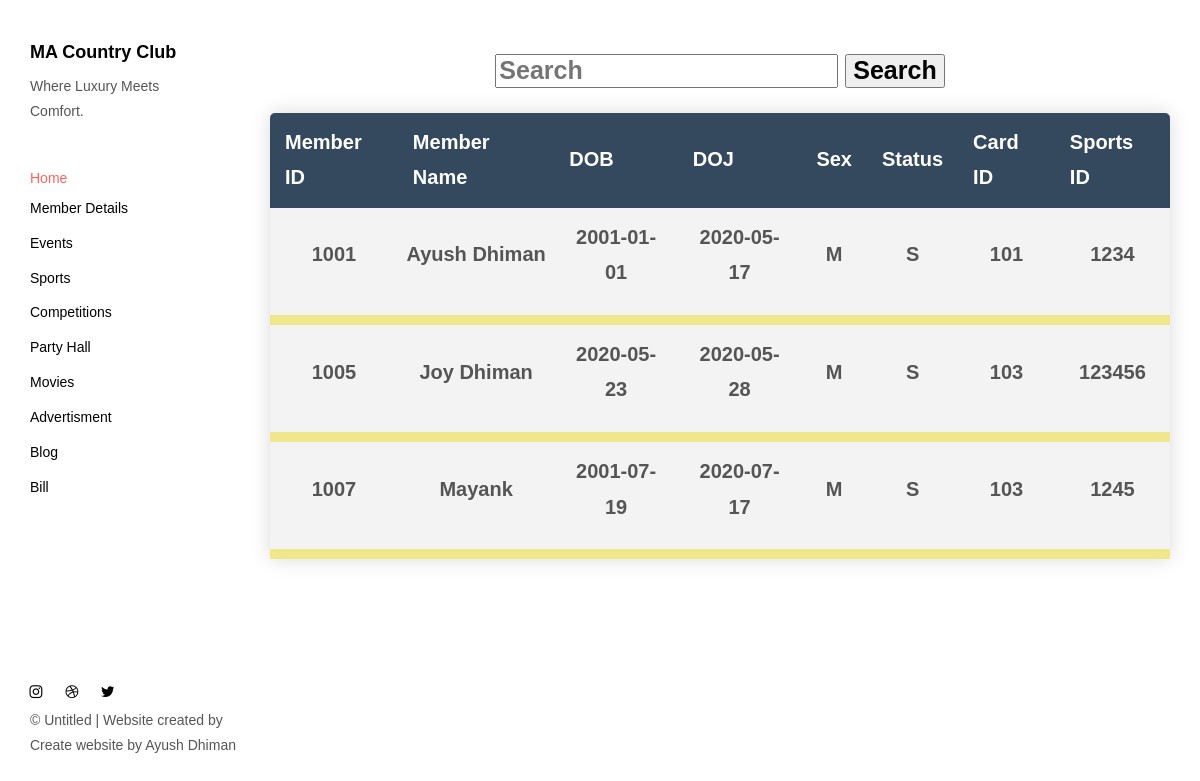
/AppBody/AppBody/memberdetails.php, run on the app's committed database.
### tables this page shows
CREATE TABLE `member` (
  `MemberName` varchar(50) NOT NULL,
  `dob` date NOT NULL,
  `doj` date NOT NULL,
  `MemberID` int(10) NOT NULL,
  `Sex` char(1) NOT NULL,
  `Status` char(2) NOT NULL,
  `CardID` int(10) NOT NULL,
  `sportsID` int(50) DEFAULT NULL,
  `Image` blob DEFAULT NULL
);

### AppBody/AppBody/memberdetails.php (the view, shortened to what this page needs)
<!DOCTYPE html>
<html lang="en">
<head>
<link href="./main.82cfd66e.css" rel="stylesheet"></head>
<body>
<header class="">
  <nav class="sidebar">
    <div class="navbar-collapse" id="navbar-collapse">
      <div class="site-header hidden-xs">
          <a class="site-brand" href="./index.html" title="">
            MA Country Club
          </a>
        <p>Where Luxury Meets Comfort.</p>
      </div>
      <ul class="nav">
        <a href="../admin.php" title="">Home</a></li>
        <li><a href="./memberdetails.php" title="">Member Details</a></li>
        <li><a href="./events.php" title="">Events</a></li>
        <li><a href="./sports.php" title="">Sports</a></li>
        <li><a href="./competitions.php" title="">Competitions</a></li>
        <li><a href="./partyhall.php" title="">Party Hall</a></li>
        <li><a href="./movies.php" title="">Movies</a></li>
        <li><a href="./advertisment.php" title="">Advertisment</a></li>
        <li><a href="./blog.php" title="">Blog</a></li>
        <li><a href="./monthbill.php" title="">Bill</a></li>
      </ul>
      <nav class="nav-footer">
        <p class="nav-footer-social-buttons">
          <a class="fa-icon" href="https://www.instagram.com/ayush.dhiman_" title="">
            <i class="fa fa-instagram"></i>
          </a>
          <a class="fa-icon" href="https://dribbble.com/" title="">
            <i class="fa fa-dribbble"></i>
          </a>
          <a class="fa-icon" href="https://twitter.com/" title="">
            <i class="fa fa-twitter"></i>
          </a>
        </p>
        <p>© Untitled | Website created by Create website by Ayush Dhiman</a>
      </nav>
    </div>
  </nav>
</header>
<main class="" id="main-collapse">
<body background="../../ResourcesNEW/membersback2.jpg" style=" background-position: center;
  background-repeat: no-repeat;
  background-size: cover;">
<h1 style="text-align:center; font-size:25px;font-family: Calibri, Helvetica, sans-serif;" >
<form action="searchmembers.php" method="POST">
    <input type="text" name="search" placeholder="Search">
	<button type="submit" name="submit-search" size="100%">Search</button>
</form>
</h1>
<p style="text-align:center; font-size:25px;font-family: Calibri, Helvetica, sans-serif;" >
<?php
$server="localhost";
$username="root";
$password="";
$dbname="login";
$conn =mysqli_connect($server,$username,$password,$dbname);
?>
<div class="article-container">
    <?php
	   $sql="SELECT * FROM member";
	   $result=mysqli_query($conn,$sql);
     $queryResults =mysqli_num_rows($result);
	   if($queryResults >0){
        echo "<table style='text-align:center;border-collapse: collapse;margin: 25px 0; font-size: 20px;min-width: 400px;border-radius: 5px 5px 0 0;overflow: hidden;box-shadow: 0 0 20px rgba(0, 0, 0, 0.15);'>
     <tr style=' background-color:#34495E;color: white;text-align: left;font-weight: bold;padding: 12px 15px;'>
                <th  style='padding: 12px 15px;'>Member ID</th>
                <th  style='padding: 12px 15px;'>Member Name</th>
                <th  style='padding: 12px 15px;'>DOB</th>
                <th  style='padding: 12px 15px;'>DOJ</th>
                <th  style='padding: 12px 15px;'>Sex</th>
                <th  style='padding: 12px 15px;'>Status</th>
                <th  style='padding: 12px 15px;'>Card ID</th>
                <th  style='padding: 12px 15px;'>Sports ID</th>
				        </tr>";
	   while($row = mysqli_fetch_assoc($result)){
	        echo "<div>
                <tr  style='font-size: 20px;background-color: #f3f3f3; border-bottom: 10px solid khaki;font-weight: bold;'>
                <td style='padding: 12px 15px;'><p>".$row['MemberID']."</p></td>
                <td style'padding: 12px 15px;'><p>".$row['MemberName']."</p></td>
                <td style='padding: 12px 15px;'><p>".$row['dob']."</p></td>
                <td style='padding: 12px 15px;'><p>".$row['doj']."</p></td>
                <td style='padding: 12px 15px;'><p>".$row['Sex']."</p></td>
                <td style='padding: 12px 15px;'><p>".$row['Status']."</p></td>
                <td style='padding: 12px 15px;'><p>".$row['CardID']."</p></td>
                <td style='padding: 12px 15px;'><p>".$row['sportsID']."</p></td>
                </div>"	;
			}
		 }
	  ?>
    </p>
</body>
</html>

### data on the page
member: MemberID "1001", MemberName "Ayush Dhiman", dob "2001-01-01", doj "2020-05-17", Sex "M", Status "S", CardID "101", sportsID "1234"
member: MemberID "1005", MemberName "Joy Dhiman", dob "2020-05-23", doj "2020-05-28", Sex "M", Status "S", CardID "103", sportsID "123456"
member: MemberID "1007", MemberName "Mayank", dob "2001-07-19", doj "2020-07-17", Sex "M", Status "S", CardID "103", sportsID "1245"
